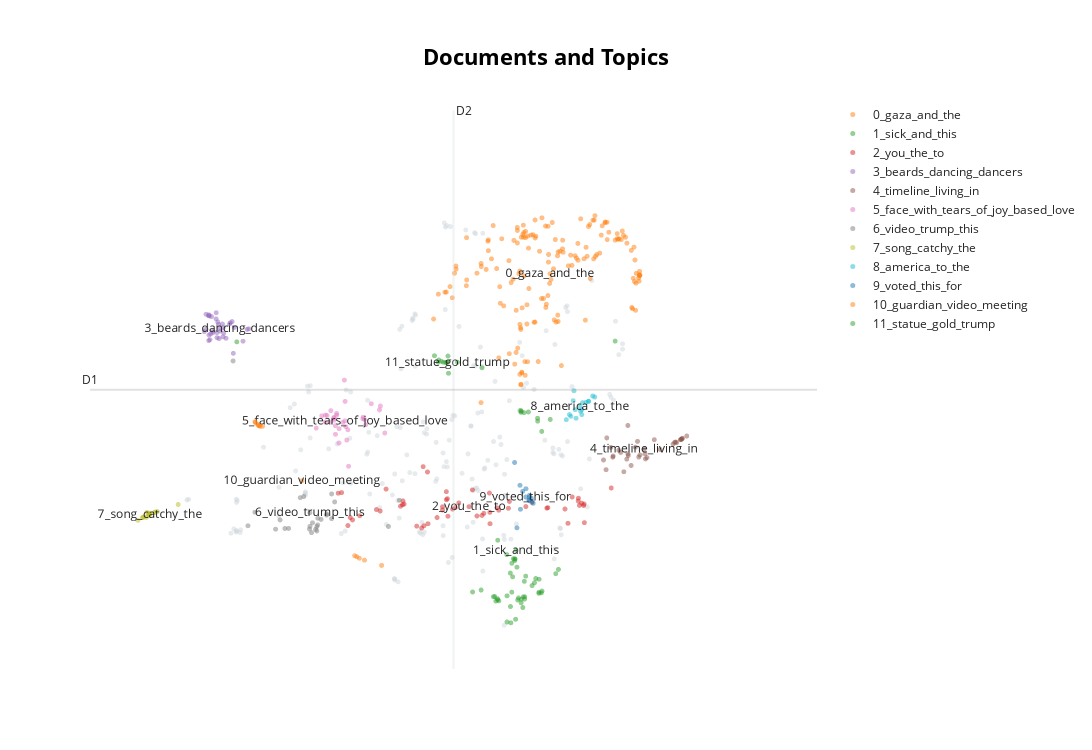
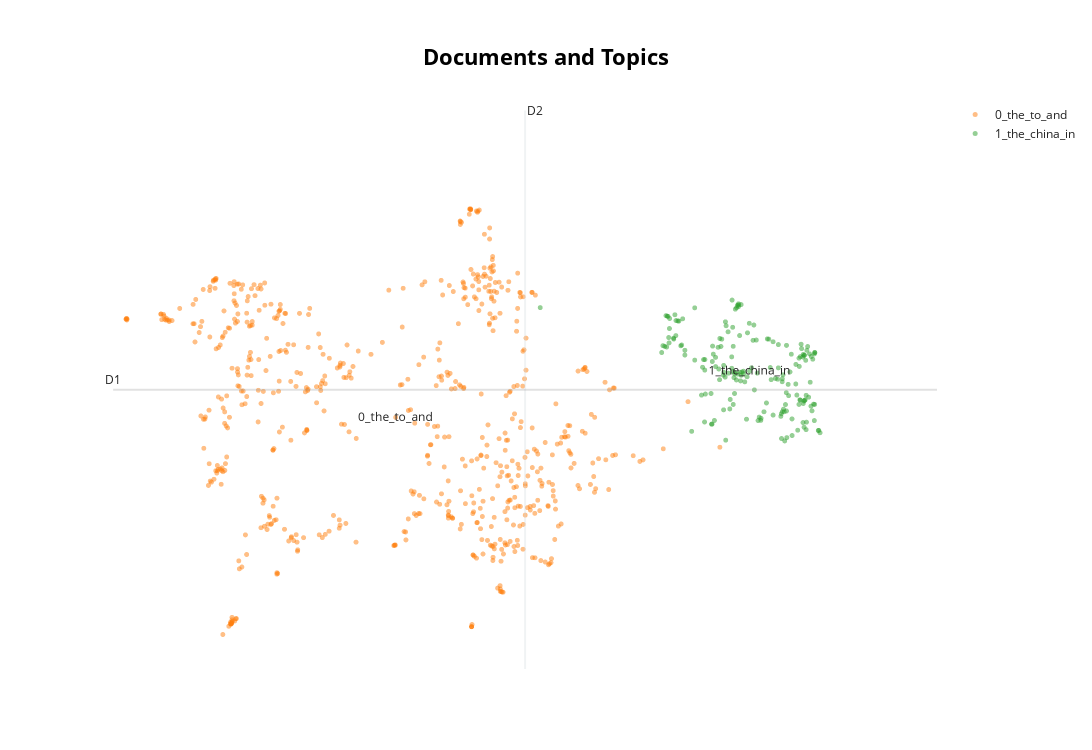

The notebook cell these images were saved under, in order:
### Code cell
bertopic_model_all_mpnet_base_v2 = BERTopic(embedding_model=model_all_mpnet_base_v2, verbose=True)
for df_name, df in dfs1.items():
    print(f"Processing {df_name}...")
    topics, probs = bertopic_model_all_mpnet_base_v2.fit_transform(df['cleaned_text'].tolist())
    fig = bertopic_model_all_mpnet_base_v2.visualize_documents(docs=df['cleaned_text'].tolist(), topics=topics, custom_labels=df['text'].tolist())
    fig.show()

### Figure 1 — Plotly figure (JSON) as saved in the notebook; plotly's stock layout.template omitted (floating-point values rounded to 4 significant figures; data arrays with more than 128 entries replaced by an {"elided": "..."} marker saying what was removed)
{"data": [{"hoverinfo": "text", "hovertext": {"elided": "175 str values"}, "marker": {"color": "#CFD8DC", "opacity": 0.5, "size": 5}, "mode": "markers+text", "name": "other", "showlegend": false, "type": "scattergl", "x": {"elided": "175 float values"}, "y": {"elided": "175 float values"}}, {"hoverinfo": "text", "hovertext": {"elided": "159 str values"}, "marker": {"opacity": 0.5, "size": 5}, "mode": "markers+text", "name": "0_gaza_and_the", "text": {"elided": "159 str values"}, "textfont": {"size": 12}, "type": "scattergl", "x": {"elided": "159 float values"}, "y": {"elided": "159 float values"}}, {"hoverinfo": "text", "hovertext": ["i just threw up in my mouth", "this is the most cringe think i have ever seen", "ew ew ew nauseated_facenauseated_facenauseated_face", "thumbs up thumbs_upmedium-light_skin_toneto show the idiocy and decadence  or thumbs down thumbs_down because of the idiocy and decadence", "that is the abomination of desolation", "gross truly a terrible day to have eyes", "that was painful to watch through", "i thought you wanted the trans community and children to be closer", "you all are cooked sincerely", "as if dtrumph cannot be any more disgraceful", "even if you put the immorality aside they guys just tacky", "ew what is that please", "this man is not well", "it is hard to believe this was not meant as a sick joke it must have been", "this is beyond henous sick and disturbing  im horrified and embarrassed", "disgusting beyond all limits no words", "k deadreally shame on you", "this is hilarious but also disrespectful", "i thought nothing can beat skibidi toilett but thats insane", "evil people worship themselves in absurd ways", "this is really disturbing", "their heart is divided now shall they be found faulty he shall break down their altars he shall spoil their imageshosea  kingjamesversion", "obscene and wickedwas it a time to accept money and garments olive orchards and vineyards sheep and oxen male servants and female servants", "disappointed disturbing and disgusting", "can any one defend this repulsive", "he is worse than dwayne elizondo mountain dew herbert camacho", "this is actually the worst thing i have ever seen", "shameless just shameless nauseated_face", "this is a nightmare it cant be real what kind of man is him is he really so shameless", "sick sick sick man", "do they have no shame", "threw up in my mouth", "i just vomited  a little", "a spectacle of disgrace at its finest", "this man is sick beyond belief", "disgraceful and sickening so callous its off the scale sad day", "i repent we are officially run by demons", "this hits to hard", "will no one rid us of this pestilence", "there are building paradise on the bones of  children this is disgusting please stop inhuman being", "first prize in ideas innovations and projects of shamelessness", "these people are sick", "what a shame below zero", "gross he is despicable", "this is vile beyond description", "sick and disgusting no words to describe this", "he needs medical attention asap", "he should be ashamed about those moobs", "sick to the core", "not sure how this could be any more offensive and wrong", "there are no words nauseated_face", "time to open your bibles and repent all you non believers are running out of time", "absolutely no care for human decency", "sickening the guy has absolutely no class", "an embarressment to humanity whats left of it", null], "marker": {"opacity": 0.5, "size": 5}, "mode": "markers+text", "name": "1_sick_and_this", "text": ["", "", "", "", "", "", "", "", "", "", "", "", "", "", "", "", "", "", "", "", "", "", "", "", "", "", "", "", "", "", "", "", "", "", "", "", "", "", "", "", "", "", "", "", "", "", "", "", "", "", "", "", "", "", "", "1_sick_and_this"], "textfont": {"size": 12}, "type": "scattergl", "x": [9.146, 9.371, 9.073, 8.908, 9.666, 9.302, 9.256, 5.623, 8.792, 9.358, 9.32, 9.256, 9.91, 9.41, 9.447, 9.475, 9.32, 9.253, 9.491, 9.447, 9.468, 9.438, 9.484, 9.399, 9.388, 9.686, 9.307, 9.09, 9.507, 9.684, 9.359, 9.128, 9.105, 9.363, 9.684, 9.488, 9.443, 9.331, 9.667, 10.71, 9.341, 9.717, 9.836, 9.624, 9.445, 9.494, 9.946, 9.642, 9.725, 9.3, 9.128, 9.543, 9.131, 9.592, 9.722, 9.377], "y": [5.649, 5.319, 5.723, 5.842, 8.914, 5.547, 5.271, 10.28, 5.808, 6.369, 6.321, 5.738, 6.135, 5.701, 5.678, 5.72, 5.805, 6.476, 5.681, 9.037, 5.53, 9.054, 9.014, 5.665, 6.251, 6.035, 5.256, 5.726, 6.09, 5.784, 6.402, 5.666, 5.645, 6.394, 5.802, 5.998, 9.02, 6.078, 8.862, 10.29, 6.402, 5.793, 8.893, 5.972, 5.614, 5.721, 6.211, 6.048, 5.824, 6.145, 5.688, 9.026, 6.733, 5.922, 8.679, 6.55]}, {"hoverinfo": "text", "hovertext": ["its funny but in a south park kind of way", "i thought our president in kenya was nuts this one of the usa is utterly bonkers ", "fascinating how trumps instinct in the speech is to say this could be so bad tells you everything you need to know how he usually likes to talk", "trump have a sence of humor", "all can see donlad trump is isolationist ha ha ha", "he may be the president but there is nothing presidential about him hes an embarrassment", "it is not bizarre you are lying and you are evil", "he is totally insane ", "you calling it bizarre  is that the first word that came to your mind to describe this monstruosity  let me give you few adjectives you could have use instead  scary shameful disgusting ridiculous outrageousstop minimizing what is now a dangerous reality", "insane and evil  i dont even know what to say anymorethis seems like it would be an onion parody but its real  ive been saying that a lot recently", "my deepest heartfelt sympathy  for those who dont get the joke  reading the comment section you have to wonder how much of it is self projection", "talking about braindead politics", "omg trump has actually lost his mind i want to gouge my eyes out because i cant unsee it what a joke", "ok magas now do you see the true character of trump", "anyone that fell for this troll is not safe to be out in public or by themselves you are a danger to society if you did not know trump was trolling you", "i think its really funny", "trump brings out the worst in everything", "trump is totally unhinged it is absolutely necessary for him to leave power he is a danger to all humanity", "in what bizarre universe is this guy ok to be a president", "hes the worst president in the history of this country and today he had the nerve to throw a temper tantrum in the oval office and say zelensky was the one that made a mockery of the united states and the oval office its only been a month guys i knew he was going to be even worse this time around but i truly didnt predict him being worse than my wildest nightmares", "the original creators posted it as a joke which makes the whole thing more ridiculous", "just so farfetched and nothing to do with reality", "this is beyond psychotic ", "i like how trump trolls everyone", "the fact that trump posted this proves he doesnt understand sarcasm  irony and parody", "lets face the fact that the president of the us is a lunatic", "im now convinced without a shadow of a doubt these guys not mentally well", "trumps team is trolling you and you fall for it", "thank you trump youve made me lose enough brain cells to actually worry about anything anymore", "finally a glimpse of sanity", "trump is an absolute fool", "yall are forgetting trump is the one he can dodge bullets and make it look like he alsmot got shot", "i never want to hear at least we now have a president that can speak coherently again because just no", "this is the most insane political gesture i have ever seen a qualified politician do", "does anyone see the satire", "just a distraction its working", "this is insanity beyond words", "trumps nonsense insanity is bringing many to their sanity senses i guess", "what a joke of the president of the usa", "the only explanation could be that he is senile otherwise this is not just absurd its frightening as its coming from a man with great power in his hands happy im a european right now and really worried about my us friends", "most commenter here want this to be real thats his joke", "sort of obvious hes making fun of a bad joke", "xd how it is possible that us gov is so unhinged", "question for peoples who voted trump are you sane", "thank you donald for maintaining your stupidity so that we can definitely mark you down as the worst president the united states has had not once but twicesmiling_face_with_smiling_eyes", "trump really is certifiable isnt he it wasnt a question", "its nice to see the president is adapting to meme culture too bad the left cant trump can troll oh the agony", "what an odd thing to say", "alright trump is still funny", "the president of the usa lost his mind", "the left have zero sense of humour  just look at the comedians they like they cry at things like this face_with_tears_of_joy", "i so love trumps sense of humor bring it on ", "hilarious troll by trump  surely no ones taking this seriously  if you are  get some help", "hopefully the rest of the usa realizes that this trump is  psycho", "what an embarrassment for the us to have a nutcase as president hes crazy", null], "marker": {"opacity": 0.5, "size": 5}, "mode": "markers+text", "name": "2_you_the_to", "text": ["", "", "", "", "", "", "", "", "", "", "", "", "", "", "", "", "", "", "", "", "", "", "", "", "", "", "", "", "", "", "", "", "", "", "", "", "", "", "", "", "", "", "", "", "", "", "", "", "", "", "", "", "", "", "", "2_you_the_to"], "textfont": {"size": 12}, "type": "scattergl", "x": [7.032, 9.274, 8.128, 7.872, 8.454, 8.944, 10.28, 10.07, 10.29, 10.21, 7.275, 8.79, 8.388, 8.44, 8.108, 6.986, 8.44, 9.019, 9.287, 8.92, 7.148, 10.66, 10.23, 8.041, 7.551, 9.509, 10.22, 8.138, 8.524, 10.13, 8.607, 8.389, 8.186, 9.12, 7.5, 8.315, 10.26, 9.804, 8.851, 9.027, 7.117, 7.178, 10.03, 9.791, 8.56, 8.461, 7.823, 10.3, 7.851, 9.025, 7.63, 7.856, 8.193, 9.589, 9.144, 8.745], "y": [7.585, 7.304, 8.048, 7.379, 7.475, 7.213, 7.354, 7.036, 7.38, 7.435, 7.171, 7.633, 7.274, 7.456, 6.952, 7.574, 7.602, 7.577, 7.426, 7.177, 7.138, 7.667, 7.356, 6.985, 7.255, 7.335, 7.485, 6.991, 7.289, 7.507, 7.398, 7.332, 7.953, 7.313, 7.281, 7.139, 7.396, 7.315, 7.166, 7.029, 6.995, 7.096, 7.291, 7.307, 7.316, 7.162, 7.34, 7.047, 7.367, 7.232, 7.647, 7.435, 7.028, 7.409, 7.269, 7.333]}, {"hoverinfo": "text", "hovertext": ["why do the belly dancers have beards face_with_tears_of_joy", "harem girls on the beach had full beards", "my favourite part is the bikini ladies with beards dancing on the beach", "why do the women have full beards", "why do the beach belly dancers have full beardsout of control", "what are those guys with beards and dancing on womens dresses  are they trans or what ", "i just find it funny that trump shared a video with belly dancers with beards", "belly dancers have beards at   thinking_face", " love to see how happy these bearded men in bikinis are dancing face_with_tears_of_joy", "in ww germans created funny images of yews with funny noses nothing bad with that we all laughed till we saw the next steps nothing bad showing a rebuild country where its bearded citizens entertain the world people with belly dances", "its the bearded dancers for meface_with_tears_of_joyface_with_tears_of_joy", "haha very funny guys ok now where are the cameras", "breaded belly dancers are next", "question  why dancing men", "does he realize the women dancers have beards", "men in long beards dancing in genie costumes wait what face_with_open_mouth", "why is no one discussing the bearded ladies belly dancing thinking_facethinking_facethinking_face", "anyone see the trans woman bellydancers", "i anyone else noticed that the two ladies dancing on the beach right after elon eating have beardsface_with_tears_of_joyface_with_tears_of_joyface_with_tears_of_joyface_with_tears_of_joyface_with_tears_of_joy", "why does he have bearded women dancing", "yeah he really posted thiswomen with beards uhuh yeah thats totally something he would do", "i would just like to point out  and say thats a nice detail for the ai to have included bearded bikini dancers were not on my bingo card for this weeks insanity but i will take whatever shimmer of lightheartedness i can get", "what the heck with the bearded trans girl dancing hahaha", "no body seen the guy dancers with full beards eyes", "the dancing girls have beards thrown under the bus by ai", " i guess even trump himself didnt expect men with full grown beard dressed up as women dancing on the beach", "why do the female dancers at  have beards this can only mean two things either the trump guys have secretly a heart for trans people  or this video has been assembled with the same meticulous care for detail typical for all of trumps actions", " these women have beards or better said men heads", "is anybody seeing the bearded ladies face_with_tears_of_joyface_with_tears_of_joyface_with_tears_of_joyface_with_tears_of_joyface_with_tears_of_joyface_with_tears_of_joyface_with_tears_of_joyface_with_tears_of_joyface_with_tears_of_joyface_with_tears_of_joyface_with_tears_of_joyface_with_tears_of_joy", "so uhh are wegonna just ignore the beards on those girls dancing at  face_with_tears_of_joyface_with_tears_of_joy", "why do the women at  have beards face_with_tears_of_joy", " those women with beard is most american think ever", " why do the men in drag look like the brothers from opal in sky", "im not sure at  wheter the people there want to have bearded women", null], "marker": {"opacity": 0.5, "size": 5}, "mode": "markers+text", "name": "3_beards_dancing_dancers", "text": ["", "", "", "", "", "", "", "", "", "", "", "", "", "", "", "", "", "", "", "", "", "", "", "", "", "", "", "", "", "", "", "", "", "", "3_beards_dancing_dancers"], "textfont": {"size": 12}, "type": "scattergl", "x": [5.367, 5.282, 5.376, 5.253, 5.302, 5.302, 5.246, 5.356, 5.536, 5.346, 5.784, 5.576, 5.448, 5.271, 5.186, 5.762, 5.442, 5.478, 5.707, 5.249, 5.208, 5.559, 5.384, 5.438, 5.402, 5.262, 5.357, 5.244, 5.589, 5.526, 5.345, 5.247, 5.43, 5.21, 5.396], "y": [10.63, 10.73, 10.59, 10.75, 10.47, 10.45, 10.3, 10.45, 10.62, 10.8, 10.51, 10.07, 10.44, 10.42, 10.46, 10.5, 10.54, 10.34, 10.29, 10.4, 10.5, 10.64, 10.34, 10.37, 10.47, 10.32, 10.36, 10.75, 10.54, 10.6, 10.69, 10.76, 10.6, 10.77, 10.51]}, {"hoverinfo": "text", "hovertext": ["this isnt a timeline its a timemaze", "i will never have been keep dreaming", "i want to think that all of this is a global candid camera joke run by either aliens or some prankster in the matrix", "hunger games real life what a dysttopian time to live", "we truly are in a cyberpunk dystopia", "please tell me i am sleeping this cant be true i miss ", "bro we truly are in the darkest timeline", "back to future  when biff tannen found the almanach and george mcfly is dead", "someone from the avengers  changed smth in the past because this is definitely a new timeline we didnt ask for", "can i go to the real timeline now", "lets crowdfund a time machine everybody", "since covid everything feels like a fever dream", "i dont want to live on this earthly plane anymore", "this is what happens when know nothing know it alls take overwe are doomedcrying_face", "its joeover  the west has fallen chat pensive_face", "ah this is the timeline in which the back to the future bully becomes powerful", "it was the best of times it was the blurst of times", "i am having issues waking up how long am i trapped in this dream", "you are dreaming kid", "this world is a prison", "some one wake me up is this even the real world any more", "we are living in the craziest timeline rn", "we are in a time when the psychopaths are ruling the world sign for empires to collapse", "madness what is the world live in ", "what happened with us i think that were living alternative reality", "niveau has left the world direction mars ", "bro why tf are we living through a hoi mod playthrough", "it was feb  the year when the us fell  ", "goofy comicbook supervillain behavior living in the dumbest timeline", "it is not earth we are living on", "suddently cyberpunk doesn t feel like fiction anymore", "how often did i have to idiotically day to end in the plane of existence where this is reality", "only when you thought you have seen it all", null], "marker": {"opacity": 0.5, "size": 5}, "mode": "markers+text", "name": "4_timeline_living_in", "text": ["", "", "", "", "", "", "", "", "", "", "", "", "", "", "", "", "", "", "", "", "", "", "", "", "", "", "", "", "", "", "", "", "", "4_timeline_living_in"], "textfont": {"size": 12}, "type": "scattergl", "x": [11.59, 10.76, 11.12, 10.88, 11.01, 10.78, 11.51, 11.61, 11.6, 11.54, 11.61, 11.03, 10.86, 10.68, 10.65, 11.59, 11.49, 10.88, 10.6, 10.68, 10.88, 11.52, 10.55, 10.59, 11.11, 10.98, 11.31, 11.24, 11.67, 11.14, 11.04, 10.92, 10.83, 11.1], "y": [8.533, 8.341, 8.187, 8.785, 8.5, 8.303, 8.482, 8.547, 8.537, 8.479, 8.557, 8.22, 8.183, 8.238, 8.393, 8.533, 8.453, 8.276, 8.563, 8.218, 8.247, 8.488, 8.168, 7.994, 8.279, 8.397, 8.356, 8.531, 8.596, 8.211, 8.256, 8.07, 7.957, 8.36]}, {"hoverinfo": "text", "hovertext": ["hysterical this video makes me laugh every time i see it epic face_with_tears_of_joyred_heartface_with_tears_of_joyred_heart", "did someone just wrote a storyface_with_tears_of_joy", "what is life crying_face", "this is hilarious face_with_tears_of_joy you have to hand it to him he is a provocateur with a great sense of humor face_with_tears_of_joy", "he makes me laugh so hard  that level of sarcasm face_with_tears_of_joyface_with_tears_of_joy", "europe happily takes on refugees from the usface_with_tears_of_joy", "we got this before gtaface_with_tears_of_joy", "this is sick beyond what words could ever describe crying_face", "face_with_tears_of_joyface_with_tears_of_joyface_with_tears_of_joy love it clapping_handsclapping_handsclapping_handsbrilliant idea OK_hand", "omg i love it red_heartface_with_tears_of_joyred_heartface_with_tears_of_joy", "face_with_open_mouthface_with_open_mouthface_with_open_mouthface_with_open_mouththis is so bad he almost told the truth face_with_open_mouth", "hes got you guys buy the balls face_with_tears_of_joyface_with_tears_of_joyface_with_tears_of_joy", "i have to see the facebook comments about this loudly_crying_face", "these two are off their nuts face_with_tears_of_joy", "its in your dream both goatface_with_tears_of_joyface_with_tears_of_joyface_with_tears_of_joy", "the funniest thing is an anti trump company in la  and it went viral not in the way they meantface_with_tears_of_joyface_with_tears_of_joyface_with_tears_of_joy fail", "is ellon mask the real control man thinking_face", "that could be so bad that could be so magnificent even youtubes subtitles cought that face_with_tears_of_joy", "this is the best joke that even he fell for face_with_tears_of_joyface_with_tears_of_joyface_with_tears_of_joyface_with_tears_of_joyface_with_tears_of_joy", "they did say he was a disruptor face_with_tears_of_joy", "i absolutely love the media falling for this one face_with_tears_of_joyface_with_tears_of_joyface_with_tears_of_joyface_with_tears_of_joy", "he just stopped himself from saying valuable and changed it to magnificent face_with_tears_of_joy", "waoooooowbased based based based", "it is possible face_with_tears_of_joy", "face_with_open_mouth_&_cold_sweatpeter dont they say if you watch that video youll diepeter griffin ahh thats a lot of balonithe videomusical_notesdonald trump is to set you free donald trump number musical_notesalso peterskull_and_crossbonesskull_and_crossbones", "face_with_tears_of_joyface_with_tears_of_joyface_with_tears_of_joy america has become a joke", "locomotive without transformation there is no progressget on the train invite your friendwhere are seats left locomotive smiling_face_with_smiling_eyessmiling_face_with_smiling_eyessmiling_face_with_smiling_eyesjailhorse_face ", "kogo wyscie wybrali pouting_facepouting_facepouting_face", "i love my presidentface_with_tears_of_joy", "  face_with_tears_of_joy face_with_tears_of_joy face_with_tears_of_joy face_with_tears_of_joy", "this is idiocracy face_with_tears_of_joy", null], "marker": {"opacity": 0.5, "size": 5}, "mode": "markers+text", "name": "5_face_with_tears_of_joy_based_love", "text": ["", "", "", "", "", "", "", "", "", "", "", "", "", "", "", "", "", "", "", "", "", "", "", "", "", "", "", "", "", "", "", "5_face_with_tears_of_joy_based_love"], "textfont": {"size": 12}, "type": "scattergl", "x": [6.948, 6.814, 6.835, 6.996, 7.101, 7.431, 6.69, 6.811, 6.965, 6.929, 7.612, 6.949, 6.764, 7.116, 7.069, 7.322, 7.126, 6.878, 6.998, 7.048, 7.088, 6.929, 7.541, 6.887, 7.079, 7.339, 6.965, 7.553, 7.357, 6.93, 7.318, 7.077], "y": [8.782, 8.97, 8.963, 8.473, 8.524, 9.174, 8.738, 8.844, 8.969, 8.929, 8.65, 8.626, 8.956, 8.708, 9.596, 8.933, 8.055, 8.845, 8.728, 8.837, 8.763, 8.878, 9.063, 9.05, 9.215, 8.891, 8.999, 9.132, 8.799, 8.916, 8.906, 8.868]}, {"hoverinfo": "text", "hovertext": ["this kind of videos can may be creats  version of hs to secure his own place so dont underestimate the humans feelings", "did trump really make this", "has anyone noticed the hula dancers look like don jr im getting the feeling whoever generated this video is subtly mocking the president and his ridiculous sickening vision and he doesnt even pick up on it", "omg this came from trump  i though some kid made an ai video as a joke and posted it on yt shorts", "what a great video", "kinda looks like president snow hmmm", "this video was a parody mocking trump his big ego and his bigly abrain which trump reposted as soon as he saw his bigly golden statue face_with_tears_of_joy", "it must be a troll video surely to goodness i has to be", "wait i am so confused is this video from the white house or is this something a fan made and trump posted", "the problem of these people and i mean those making videos like this is that they have no soul they are talking machines with numbers in their minds", "is this real as in officially released by trump", "it was a satirical video unfortunately picked up by trump as beautiful horrific for the creator", "did he delete this from his twitter account", "i would consider this a trump thing however at  im guessing thats not from or for  his folks", "so disappointed in president trump for sharing this", "trump video horrible and very disrespectful as a  christian it sickens me   thousands of people have died men woman  children on the both sides  the video is beyond pathetic ", "they lost me on   who ever made this video is truly in tune with their wild imagination ", "this videos is satire by someone unrelated to trump", "that video is funny yall ones getting mad are taking it way too seriously its ai generated robot made it we cant fully orchestrate how an ai will make a video or image or whatever find humor in it jeez dancers with beards trump baloons i think its funny and cool to watch", "this is not from trump and is highly offensive please remove from your feed", "is that really the president of the united states", "trump himself has posted this does he not realise that this video is satire that portrays him as a authoritarian dictator like saddam gaddafi stalin etc that have portraits of themselves everywhere to oppress their power and elon musk as some oligarch henchman that relish showering themselves in the money they can make out of turning gaza into a millionaires playgroundguess the ego aspect of his personality took over his thinking that this was a praising of him and blinded him that this is in fact a protest", "this is from b we dislike this video we dislike donald trump even more he is built like an orange get out donald trump", "it was posted on truth social by his account", "das video kann nicht echt sein", "hahah that is so trump", null], "marker": {"opacity": 0.5, "size": 5}, "mode": "markers+text", "name": "6_video_trump_this", "text": ["", "", "", "", "", "", "", "", "", "", "", "", "", "", "", "", "", "", "", "", "", "", "", "", "", "", "6_video_trump_this"], "textfont": {"size": 12}, "type": "scattergl", "x": [6.27, 6.83, 5.573, 6.523, 5.867, 6.898, 6.606, 6.319, 6.641, 6.205, 6.898, 6.6, 6.755, 6.831, 7.661, 6.628, 5.773, 6.682, 6.476, 6.71, 6.938, 6.699, 6.699, 6.712, 6.145, 7.808, 6.606], "y": [6.943, 7.184, 9.939, 7.514, 7.234, 7.561, 6.981, 6.944, 7.045, 7.096, 7.119, 6.933, 7.105, 7.201, 6.979, 6.869, 6.992, 6.927, 7.494, 7.007, 7.418, 6.898, 6.975, 7.127, 6.93, 7.448, 7.225]}, {"hoverinfo": "text", "hovertext": ["the beat is quite sick ngl", "the song is catchy", "here for the song", "im besotted with this piece of music really", "but who is the artist of song", "the song and ad is awesome", "i actually kinda like the song its catchy", "this song is so awesome", "i need this song d", "but why does the song have to be such a bop", "i enjoy the melody", "song low key catchy af", "it has the same chord progression as the agustus gloop song", "this is insane but the music is nice lol", "this is fire tho", "where can i download the whole song", "got to admit its a catchy tune", null], "marker": {"opacity": 0.5, "size": 5}, "mode": "markers+text", "name": "7_song_catchy_the", "text": ["", "", "", "", "", "", "", "", "", "", "", "", "", "", "", "", "", "7_song_catchy_the"], "textfont": {"size": 12}, "type": "scattergl", "x": [4.522, 4.441, 4.367, 4.452, 4.408, 4.443, 4.441, 4.518, 4.353, 4.441, 4.44, 4.449, 4.372, 4.555, 4.835, 4.294, 4.414, 4.456], "y": [7.236, 7.201, 7.15, 7.199, 7.141, 7.174, 7.196, 7.226, 7.136, 7.2, 7.193, 7.217, 7.143, 7.247, 7.372, 7.089, 7.23, 7.197]}, {"hoverinfo": "text", "hovertext": ["make the world america again", "look at all these enemies of america saying how terrible it is", "feeling sorry that america is about to loose all its been working on for decades such a shame", "you got what your voted for america is a very very lost dream now europe has to stand", "america is on  autopilot mode", "the united states is humiliating itself", "new british eara has come and control the world again", "the united states of trump", "america wants to be the villain so baaaaad", "oh americans what have you done to this world", "it only gets worse from here americans better get used to the taste of humble pie after the next four years it will take decades to redeem themselves internationally after trump", "american people you voted for trump and he will bring trouble to the whole world he will never leave the presidency all your taxes will be spent on the destruction of other countries", "better than it is now no doubt the raging left will find a way to complain", "we did it to north america we can do it anywhere  america man", "the red light is burning america is truly on the brink of the abyss", "we have dogs running our country", null], "marker": {"opacity": 0.5, "size": 5}, "mode": "markers+text", "name": "8_america_to_the", "text": ["", "", "", "", "", "", "", "", "", "", "", "", "", "", "", "", "8_america_to_the"], "textfont": {"size": 12}, "type": "scattergl", "x": [10.43, 10.35, 10.09, 10.27, 10.17, 10.26, 10.16, 10.26, 10.32, 10.35, 10.24, 10.14, 10.05, 10.41, 10.11, 10.18, 10.24], "y": [9.293, 9.217, 8.98, 9.193, 9.067, 9.067, 9.406, 8.978, 9.197, 9.216, 9.038, 9.228, 8.888, 9.312, 8.948, 8.914, 9.121]}, {"hoverinfo": "text", "hovertext": ["this man was voted by the majotity of people ib the us right okeee lets talk about alternatives to demoraty", "if you could have voted and didnt dont complain now", "disgusting people running and ruining this country", "americans elected jimmy de santa from gta to run their country", "i am so glad i never voted for this fool this is beyond patheticsmh", "i cant believe they voted for this man", "maybe the ppl who vote trump should seem the pass", "i liked trump and wouldve voted for him if i was american but bruh what is this", "please to any trump voter out there do you really think this is great please let me know", "bet you wish youd voted now eh face_with_tears_of_joyface_with_tears_of_joyface_with_tears_of_joy", "never forget who voted for this", "what is more impressive is that there are still people supporting this beast", "american citizens voted for him face_with_tears_of_joyface_with_tears_of_joy unbelieveable", null], "marker": {"opacity": 0.5, "size": 5}, "mode": "markers+text", "name": "9_voted_this_for", "text": ["", "", "", "", "", "", "", "", "", "", "", "", "", "9_voted_this_for"], "textfont": {"size": 12}, "type": "scattergl", "x": [9.556, 9.557, 9.388, 9.465, 9.436, 9.592, 9.51, 9.429, 9.357, 9.55, 9.555, 9.607, 9.583, 9.507], "y": [7.534, 7.502, 6.954, 7.606, 7.287, 7.426, 7.653, 7.715, 8.123, 7.453, 7.442, 7.393, 7.484, 7.505]}, {"hoverinfo": "text", "hovertext": ["guardian chief editor had a meeting with top i d f  staff one month into the  g e n o c i d e guardian  controlled opposition boycott gaurdian", "best thing on the guardian in years face_with_tears_of_joy", "why are guardian editors meeting with isreali generals and promoting trumps disgusting tripe", "shouldnt the headline be guardian news shares bizarre ai generated video of trump gaza", "wait until we see ones about the ukrainian minerals and business in russia", "bizarre the guardianonly bizarrewould you have said the same if putin published a video like that on ukrainehistory will tell who closed their eyes on genocides", "i dont wanna be a wise guy  buddy you are actively shaking down the ukrainian president for your protection money you are a mobster", "everybody knows the guardian doesnt care about palestinians they smeared jeremy corbyn for their overlords", "this is nuts great reporting guardian", "pmsl this is brilliant outstanding af every guardian reader must watch this and post youtube videos of themselves having a hissy fit", "if russia posted a video like this about the us ukraine or europe would we be laughing", "where was putin  why wasnt he in the video", null], "marker": {"opacity": 0.5, "size": 5}, "mode": "markers+text", "name": "10_guardian_video_meeting", "text": ["", "", "", "", "", "", "", "", "", "", "", "", "10_guardian_video_meeting"], "textfont": {"size": 12}, "type": "scattergl", "x": [5.921, 5.969, 5.872, 5.902, 7.339, 7.235, 7.57, 5.868, 5.916, 5.936, 7.271, 7.207, 6.501], "y": [8.781, 8.769, 8.837, 8.805, 6.376, 6.439, 6.283, 8.854, 8.784, 8.769, 6.411, 6.456, 7.797]}, {"hoverinfo": "text", "hovertext": ["the giant gold statue tells you all you need to know", "the trump statue made me lol", "this is most likely a trick deployed by the enemy theyre the only ones who create trump statues dont believe it its a trick to manipulate your emotions", " literally a gold statue of our new lord and savior", "i also want a trump balloon smiling_face_with_open_mouth_&_cold_sweat", "nope dont like the golden statue s of trump those are nothing but adols  other than that im all for trump", "people cannot afford eggs anymore and then this a golden statue of trump and elon musk throwing money into the air very smart message", "and now we know why trump needs the gold from fort knox", "guys this is prophecized there shall be no golden statues we must stop this", "the donald trump statue will also speak face_with_tears_of_joy", "a gold statue of trump ridiculous", null], "marker": {"opacity": 0.5, "size": 5}, "mode": "markers+text", "name": "11_statue_gold_trump", "text": ["", "", "", "", "", "", "", "", "", "", "", "11_statue_gold_trump"], "textfont": {"size": 12}, "type": "scattergl", "x": [8.59, 8.328, 8.373, 8.434, 8.28, 8.4, 8.462, 8.469, 8.919, 8.338, 8.446, 8.458], "y": [9.916, 9.916, 9.932, 9.911, 10.03, 9.915, 10.03, 9.719, 9.815, 9.955, 9.911, 9.913]}], "layout": {"annotations": [{"showarrow": false, "text": "D1", "x": 3.65, "y": 9.424, "yshift": 10}, {"showarrow": false, "text": "D2", "x": 8.536, "xshift": 10, "y": 14.42}], "height": 750, "shapes": [{"line": {"color": "#CFD8DC", "width": 2}, "type": "line", "x0": 8.536, "x1": 8.536, "y0": 4.43, "y1": 14.42}, {"line": {"color": "#9E9E9E", "width": 2}, "type": "line", "x0": 3.65, "x1": 13.42, "y0": 9.424, "y1": 9.424}], "title": {"font": {"color": "Black", "size": 22}, "text": "<b>Documents and Topics</b>", "x": 0.5, "xanchor": "center", "yanchor": "top"}, "width": 1200, "xaxis": {"visible": false}, "yaxis": {"visible": false}}}

### Figure 2 — Plotly figure (JSON) as saved in the notebook; plotly's stock layout.template omitted (floating-point values rounded to 4 significant figures; data arrays with more than 128 entries replaced by an {"elided": "..."} marker saying what was removed)
{"data": [{"hoverinfo": "text", "hovertext": [null], "marker": {"color": "#CFD8DC", "opacity": 0.5, "size": 5}, "mode": "markers+text", "name": "other", "showlegend": false, "type": "scattergl", "x": [NaN], "y": [NaN]}, {"hoverinfo": "text", "hovertext": {"elided": "636 str values"}, "marker": {"opacity": 0.5, "size": 5}, "mode": "markers+text", "name": "0_the_to_and", "text": {"elided": "636 str values"}, "textfont": {"size": 12}, "type": "scattergl", "x": {"elided": "636 float values"}, "y": {"elided": "636 float values"}}, {"hoverinfo": "text", "hovertext": {"elided": "181 str values"}, "marker": {"opacity": 0.5, "size": 5}, "mode": "markers+text", "name": "1_the_china_in", "text": {"elided": "181 str values"}, "textfont": {"size": 12}, "type": "scattergl", "x": {"elided": "181 float values"}, "y": {"elided": "181 float values"}}], "layout": {"annotations": [{"showarrow": false, "text": "D1", "x": 1.058, "y": 6.643, "yshift": 10}, {"showarrow": false, "text": "D2", "x": 7.029, "xshift": 10, "y": 10.55}], "height": 750, "shapes": [{"line": {"color": "#CFD8DC", "width": 2}, "type": "line", "x0": 7.029, "x1": 7.029, "y0": 2.736, "y1": 10.55}, {"line": {"color": "#9E9E9E", "width": 2}, "type": "line", "x0": 1.058, "x1": 13.0, "y0": 6.643, "y1": 6.643}], "title": {"font": {"color": "Black", "size": 22}, "text": "<b>Documents and Topics</b>", "x": 0.5, "xanchor": "center", "yanchor": "top"}, "width": 1200, "xaxis": {"visible": false}, "yaxis": {"visible": false}}}
